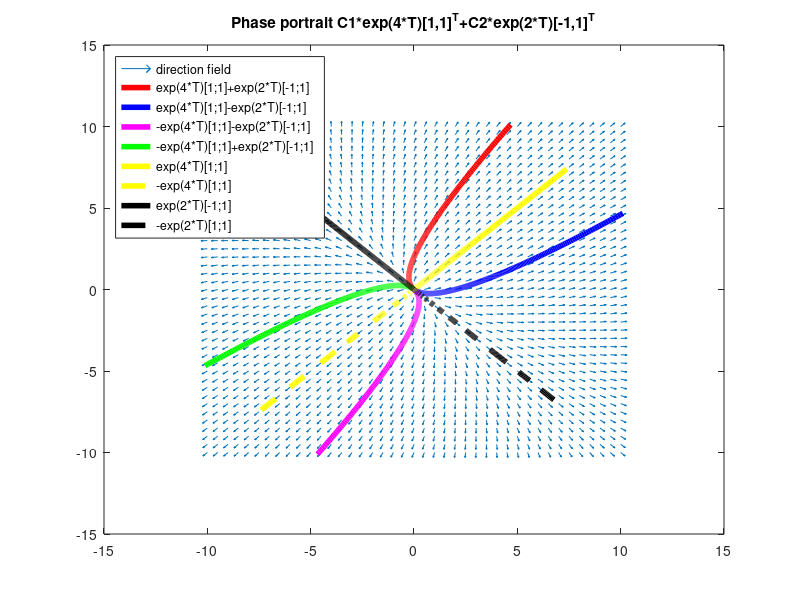

MATLAB code for this plot:
close all
fprintf(['Phase portrait for\n\n',...
         '   C1*exp(4*T)[1,1]^T+C2*exp(2*T)[-1,1]^T.\n\n'])
pause
[X, Y] = meshgrid(-10:0.5:10, -10:0.5:10);
S = (3*X+Y);
T=  (X+3*Y);
L = sqrt(S.^2 + T.^2);
figure(1)
quiver(X, Y, S./L, T./L, 0.45)
hold on
T=linspace(-3,0.5,1000);
C1=1;C2=1;
X=C1*exp(4*T)-C2*exp(2*T);
Y=C1*exp(4*T)+C2*exp(2*T);
plot(X,Y,'r','linewidth',4)
hold on
title('Phase portrait C1*exp(4*T)[1,1]^T+C2*exp(2*T)[-1,1]^T')
C1=1;C2=-1;
X=C1*exp(4*T)-C2*exp(2*T);
Y=C1*exp(4*T)+C2*exp(2*T);
plot(X,Y,'b','linewidth',4)
C1=-1;C2=-1;
X=C1*exp(4*T)-C2*exp(2*T);
Y=C1*exp(4*T)+C2*exp(2*T);
plot(X,Y,'m','linewidth',4)
C1=-1;C2=1;
X=C1*exp(4*T)-C2*exp(2*T);
Y=C1*exp(4*T)+C2*exp(2*T);
plot(X,Y,'g','linewidth',4)
C1=1;C2=0;
X=C1*exp(4*T)-C2*exp(2*T);
Y=C1*exp(4*T)+C2*exp(2*T);
plot(X,Y,'y','linewidth',4)
C1=-1;C2=0;
X=C1*exp(4*T)-C2*exp(2*T);
Y=C1*exp(4*T)+C2*exp(2*T);
plot(X,Y,'y--','linewidth',4)
T=linspace(-3,1,1000);
C1=0;C2=1;
X=C1*exp(4*T)-C2*exp(2*T);
Y=C1*exp(4*T)+C2*exp(2*T);
plot(X,Y,'k','linewidth',4)
C1=0;C2=-1;
X=C1*exp(4*T)-C2*exp(2*T);
Y=C1*exp(4*T)+C2*exp(2*T);
plot(X,Y,'k--','linewidth',4)
legend('direction field','exp(4*T)[1;1]+exp(2*T)[-1;1]',...
  'exp(4*T)[1;1]-exp(2*T)[-1;1]',...
  '-exp(4*T)[1;1]-exp(2*T)[-1;1]',...
  '-exp(4*T)[1;1]+exp(2*T)[-1;1]',...
  'exp(4*T)[1;1]',...
  '-exp(4*T)[1;1]',...
  'exp(2*T)[-1;1]',...
  '-exp(2*T)[1;1]','location','northwest')
hold off
